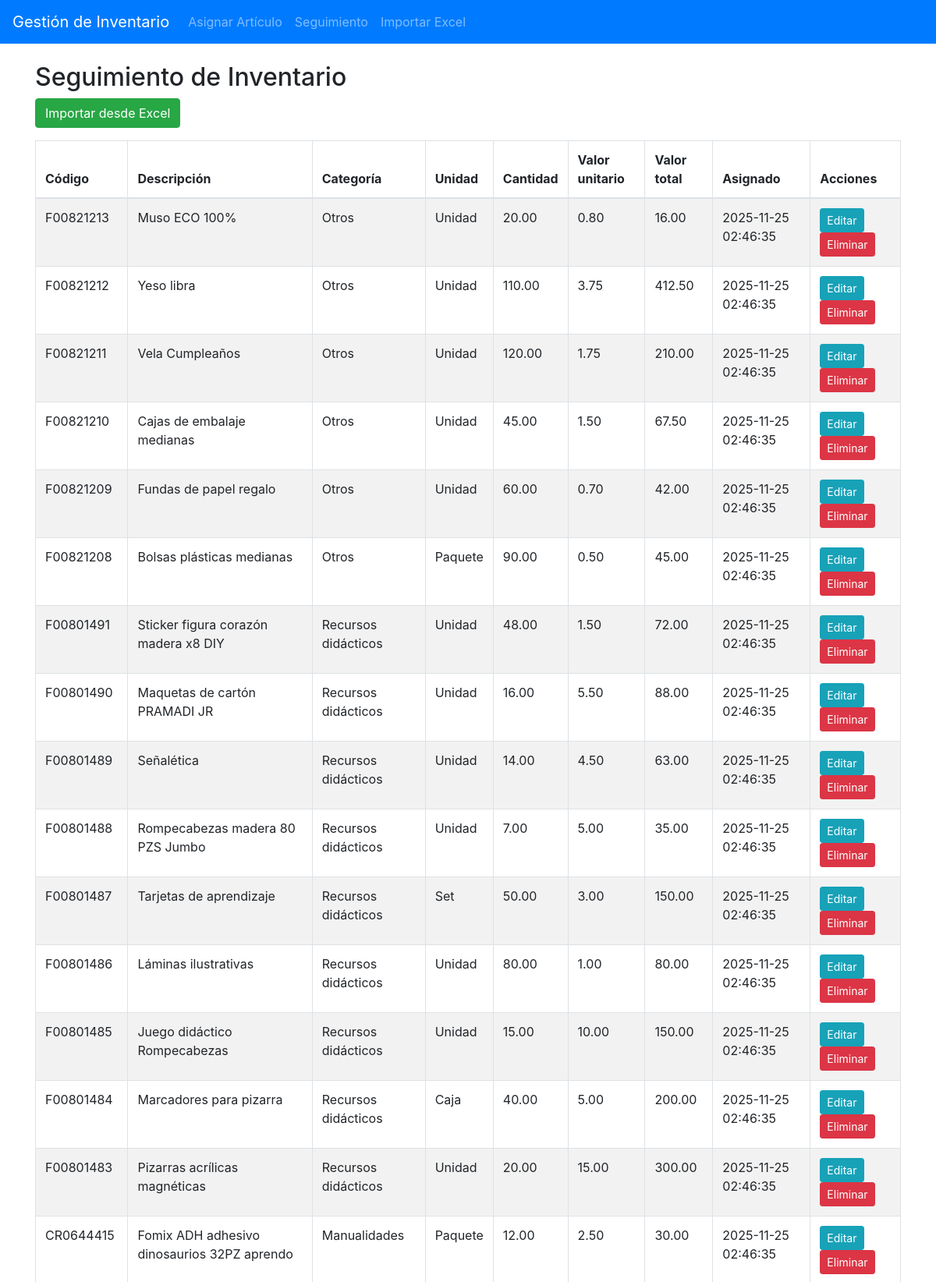
The page /tracking (upper part) on the database its author committed.
### inventory_app/app.py (models this page shows, shortened)
class Item(db.Model):
    id = db.Column(db.Integer, primary_key=True)
    code = db.Column(db.String(64), unique=False, nullable=False)
    description = db.Column(db.String(256), nullable=False)
    category = db.Column(db.String(128), nullable=True)
    unit = db.Column(db.String(64), nullable=True)
    quantity = db.Column(db.Float, nullable=False)
    unit_value = db.Column(db.Float, nullable=False)
    total_value = db.Column(db.Float, nullable=False)
    assigned_at = db.Column(db.DateTime, default=datetime.utcnow)

### inventory_app/app.py (the view)
@app.route('/tracking')
def tracking():
    items = Item.query.order_by(Item.assigned_at.desc()).all()
    return render_template('tracking.html', items=items)

### inventory_app/templates/tracking.html
{% extends 'base.html' %}
{% block content %}
<h2>Seguimiento de Inventario</h2>
<div class="mb-3">
  <a class="btn btn-success" href="{{ url_for('import_items') }}">Importar desde Excel</a>
</div>
<table class="table table-striped table-bordered">
  <thead>
    <tr>
      <th>Código</th>
      <th>Descripción</th>
      <th>Categoría</th>
      <th>Unidad</th>
      <th>Cantidad</th>
      <th>Valor unitario</th>
      <th>Valor total</th>
      <th>Asignado</th>
      <th>Acciones</th>
    </tr>
  </thead>
  <tbody>
    {% for item in items %}
    <tr>
      <td>{{ item.code }}</td>
      <td>{{ item.description }}</td>
      <td>{{ item.category or '' }}</td>
      <td>{{ item.unit or '' }}</td>
      <td>{{ '%.2f'|format(item.quantity) }}</td>
      <td>{{ '%.2f'|format(item.unit_value) }}</td>
      <td>{{ '%.2f'|format(item.total_value) }}</td>
      <td>{{ item.assigned_at.strftime('%Y-%m-%d %H:%M:%S') }}</td>
      <td>
        <a class="btn btn-sm btn-info" href="{{ url_for('edit_item', item_id=item.id) }}">Editar</a>
        <form method="post" action="{{ url_for('delete_item', item_id=item.id) }}" style="display:inline;">
          <button type="submit" class="btn btn-sm btn-danger" onclick="return confirm('¿Eliminar artículo?');">Eliminar</button>
        </form>
      </td>
    </tr>
    {% else %}
    <tr>
      <td colspan="9" class="text-center">No hay artículos asignados.</td>
    </tr>
    {% endfor %}
  </tbody>
</table>
{% endblock %}

### inventory_app/templates/base.html (shortened to what this page needs)
<!doctype html>
<html lang="es">
<head>
  <link rel="stylesheet" href="https://cdn.jsdelivr.net/npm/bootstrap@4.6.2/dist/css/bootstrap.min.css">
</head>
<body>
<nav class="navbar navbar-expand-lg navbar-dark bg-primary mb-4">
  <a class="navbar-brand" href="{{ url_for('index') }}">Gestión de Inventario</a>
  <div class="collapse navbar-collapse">
    <ul class="navbar-nav mr-auto">
      <li class="nav-item"><a class="nav-link" href="{{ url_for('assign') }}">Asignar Artículo</a></li>
      <li class="nav-item"><a class="nav-link" href="{{ url_for('tracking') }}">Seguimiento</a></li>
      <li class="nav-item"><a class="nav-link" href="{{ url_for('import_items') }}">Importar Excel</a></li>
    </ul>
  </div>
</nav>
<div class="container">
  {% block content %}{% endblock %}
</div>
</body>
</html>

### rows shown on the page
Item: code "F00821213", description "Muso ECO 100%", category "Otros", unit "Unidad", quantity "20.00", unit_value "0.80", total_value "16.00", assigned_at "2025-11-25 02:46:35"
Item: code "F00821212", description "Yeso libra", category "Otros", unit "Unidad", quantity "110.00", unit_value "3.75", total_value "412.50", assigned_at "2025-11-25 02:46:35"
Item: code "F00821211", description "Vela Cumpleaños", category "Otros", unit "Unidad", quantity "120.00", unit_value "1.75", total_value "210.00", assigned_at "2025-11-25 02:46:35"
Item: code "F00821210", description "Cajas de embalaje medianas", category "Otros", unit "Unidad", quantity "45.00", unit_value "1.50", total_value "67.50", assigned_at "2025-11-25 02:46:35"
Item: code "F00821209", description "Fundas de papel regalo", category "Otros", unit "Unidad", quantity "60.00", unit_value "0.70", total_value "42.00", assigned_at "2025-11-25 02:46:35"
Item: code "F00821208", description "Bolsas plásticas medianas", category "Otros", unit "Paquete", quantity "90.00", unit_value "0.50", total_value "45.00", assigned_at "2025-11-25 02:46:35"
Item: code "F00801491", description "Sticker figura corazón madera x8 DIY", category "Recursos didácticos", unit "Unidad", quantity "48.00", unit_value "1.50", total_value "72.00", assigned_at "2025-11-25 02:46:35"
Item: code "F00801490", description "Maquetas de cartón PRAMADI JR", category "Recursos didácticos", unit "Unidad", quantity "16.00", unit_value "5.50", total_value "88.00", assigned_at "2025-11-25 02:46:35"
Item: code "F00801489", description "Señalética", category "Recursos didácticos", unit "Unidad", quantity "14.00", unit_value "4.50", total_value "63.00", assigned_at "2025-11-25 02:46:35"
Item: code "F00801488", description "Rompecabezas madera 80 PZS Jumbo", category "Recursos didácticos", unit "Unidad", quantity "7.00", unit_value "5.00", total_value "35.00", assigned_at "2025-11-25 02:46:35"
Item: code "F00801487", description "Tarjetas de aprendizaje", category "Recursos didácticos", unit "Set", quantity "50.00", unit_value "3.00", total_value "150.00", assigned_at "2025-11-25 02:46:35"
Item: code "F00801486", description "Láminas ilustrativas", category "Recursos didácticos", unit "Unidad", quantity "80.00", unit_value "1.00", total_value "80.00", assigned_at "2025-11-25 02:46:35"
Item: code "F00801485", description "Juego didáctico Rompecabezas", category "Recursos didácticos", unit "Unidad", quantity "15.00", unit_value "10.00", total_value "150.00", assigned_at "2025-11-25 02:46:35"
Item: code "F00801484", description "Marcadores para pizarra", category "Recursos didácticos", unit "Caja", quantity "40.00", unit_value "5.00", total_value "200.00", assigned_at "2025-11-25 02:46:35"
Item: code "F00801483", description "Pizarras acrílicas magnéticas", category "Recursos didácticos", unit "Unidad", quantity "20.00", unit_value "15.00", total_value "300.00", assigned_at "2025-11-25 02:46:35"
Item: code "CR0644415", description "Fomix ADH adhesivo dinosaurios 32PZ aprendo", category "Manualidades", unit "Paquete", quantity "12.00", unit_value "2.50", total_value "30.00", assigned_at "2025-11-25 02:46:35"
